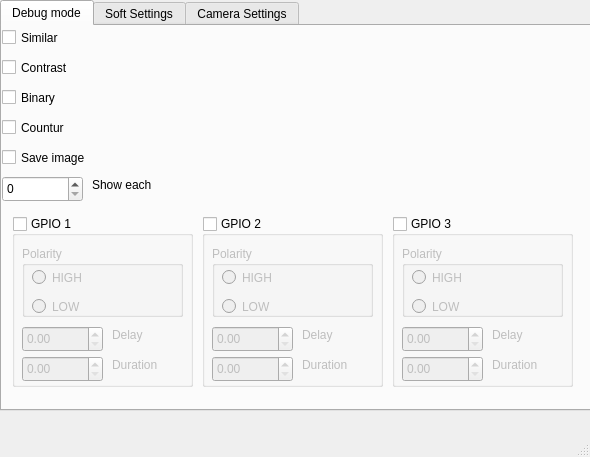
<?xml version="1.0" encoding="UTF-8"?>
<ui version="4.0">
 <class>MainWindow</class>
 <widget class="QMainWindow" name="MainWindow">
  <property name="geometry">
   <rect>
    <x>0</x>
    <y>0</y>
    <width>590</width>
    <height>457</height>
   </rect>
  </property>
  <property name="contextMenuPolicy">
   <enum>Qt::NoContextMenu</enum>
  </property>
  <property name="windowTitle">
   <string>Math</string>
  </property>
  <property name="dockOptions">
   <set>QMainWindow::AllowTabbedDocks|QMainWindow::AnimatedDocks</set>
  </property>
  <widget class="QWidget" name="centralWidget">
   <widget class="QTabWidget" name="tabWidget">
    <property name="geometry">
     <rect>
      <x>0</x>
      <y>0</y>
      <width>591</width>
      <height>411</height>
     </rect>
    </property>
    <property name="currentIndex">
     <number>0</number>
    </property>
    <widget class="QWidget" name="tab_3">
     <attribute name="title">
      <string>Debug mode</string>
     </attribute>
     <widget class="QCheckBox" name="checkBox_4">
      <property name="geometry">
       <rect>
        <x>0</x>
        <y>60</y>
        <width>92</width>
        <height>23</height>
       </rect>
      </property>
      <property name="text">
       <string>Binary</string>
      </property>
     </widget>
     <widget class="QCheckBox" name="checkBox_3">
      <property name="geometry">
       <rect>
        <x>0</x>
        <y>30</y>
        <width>92</width>
        <height>23</height>
       </rect>
      </property>
      <property name="text">
       <string>Contrast</string>
      </property>
     </widget>
     <widget class="QCheckBox" name="checkBox_2">
      <property name="geometry">
       <rect>
        <x>0</x>
        <y>0</y>
        <width>92</width>
        <height>23</height>
       </rect>
      </property>
      <property name="text">
       <string>Similar</string>
      </property>
     </widget>
     <widget class="QLabel" name="label_2">
      <property name="geometry">
       <rect>
        <x>90</x>
        <y>150</y>
        <width>81</width>
        <height>17</height>
       </rect>
      </property>
      <property name="text">
       <string>Show each</string>
      </property>
     </widget>
     <widget class="QSpinBox" name="spinBox_9">
      <property name="geometry">
       <rect>
        <x>0</x>
        <y>150</y>
        <width>81</width>
        <height>26</height>
       </rect>
      </property>
      <property name="maximum">
       <number>10</number>
      </property>
      <property name="value">
       <number>0</number>
      </property>
     </widget>
     <widget class="QCheckBox" name="checkBox_10">
      <property name="geometry">
       <rect>
        <x>0</x>
        <y>120</y>
        <width>121</width>
        <height>23</height>
       </rect>
      </property>
      <property name="text">
       <string>Save image</string>
      </property>
     </widget>
     <widget class="QCheckBox" name="checkBox">
      <property name="geometry">
       <rect>
        <x>0</x>
        <y>90</y>
        <width>92</width>
        <height>23</height>
       </rect>
      </property>
      <property name="text">
       <string>Countur</string>
      </property>
     </widget>
     <widget class="QGroupBox" name="groupBox">
      <property name="geometry">
       <rect>
        <x>10</x>
        <y>190</y>
        <width>181</width>
        <height>171</height>
       </rect>
      </property>
      <property name="title">
       <string>GPIO 1</string>
      </property>
      <property name="flat">
       <bool>false</bool>
      </property>
      <property name="checkable">
       <bool>true</bool>
      </property>
      <property name="checked">
       <bool>false</bool>
      </property>
      <widget class="QGroupBox" name="groupBox_2">
       <property name="geometry">
        <rect>
         <x>10</x>
         <y>30</y>
         <width>161</width>
         <height>71</height>
        </rect>
       </property>
       <property name="title">
        <string>Polarity</string>
       </property>
       <widget class="QRadioButton" name="radioButton">
        <property name="geometry">
         <rect>
          <x>10</x>
          <y>20</y>
          <width>112</width>
          <height>23</height>
         </rect>
        </property>
        <property name="text">
         <string>HIGH</string>
        </property>
       </widget>
       <widget class="QRadioButton" name="radioButton_3">
        <property name="geometry">
         <rect>
          <x>10</x>
          <y>50</y>
          <width>111</width>
          <height>21</height>
         </rect>
        </property>
        <property name="text">
         <string>LOW</string>
        </property>
       </widget>
      </widget>
      <widget class="QDoubleSpinBox" name="doubleSpinBox_6">
       <property name="geometry">
        <rect>
         <x>10</x>
         <y>110</y>
         <width>81</width>
         <height>26</height>
        </rect>
       </property>
      </widget>
      <widget class="QLabel" name="label_4">
       <property name="geometry">
        <rect>
         <x>100</x>
         <y>110</y>
         <width>67</width>
         <height>17</height>
        </rect>
       </property>
       <property name="text">
        <string>Delay</string>
       </property>
      </widget>
      <widget class="QDoubleSpinBox" name="doubleSpinBox_8">
       <property name="geometry">
        <rect>
         <x>10</x>
         <y>140</y>
         <width>81</width>
         <height>26</height>
        </rect>
       </property>
      </widget>
      <widget class="QLabel" name="label_5">
       <property name="geometry">
        <rect>
         <x>100</x>
         <y>140</y>
         <width>67</width>
         <height>17</height>
        </rect>
       </property>
       <property name="text">
        <string>Duration</string>
       </property>
      </widget>
     </widget>
     <widget class="QGroupBox" name="groupBox_3">
      <property name="geometry">
       <rect>
        <x>200</x>
        <y>190</y>
        <width>181</width>
        <height>171</height>
       </rect>
      </property>
      <property name="title">
       <string>GPIO 2</string>
      </property>
      <property name="checkable">
       <bool>true</bool>
      </property>
      <property name="checked">
       <bool>false</bool>
      </property>
      <widget class="QGroupBox" name="groupBox_6">
       <property name="geometry">
        <rect>
         <x>10</x>
         <y>30</y>
         <width>161</width>
         <height>71</height>
        </rect>
       </property>
       <property name="title">
        <string>Polarity</string>
       </property>
       <widget class="QRadioButton" name="radioButton_8">
        <property name="geometry">
         <rect>
          <x>10</x>
          <y>20</y>
          <width>112</width>
          <height>23</height>
         </rect>
        </property>
        <property name="text">
         <string>HIGH</string>
        </property>
       </widget>
       <widget class="QRadioButton" name="radioButton_9">
        <property name="geometry">
         <rect>
          <x>10</x>
          <y>50</y>
          <width>111</width>
          <height>21</height>
         </rect>
        </property>
        <property name="text">
         <string>LOW</string>
        </property>
       </widget>
      </widget>
      <widget class="QDoubleSpinBox" name="doubleSpinBox_13">
       <property name="geometry">
        <rect>
         <x>10</x>
         <y>110</y>
         <width>81</width>
         <height>26</height>
        </rect>
       </property>
      </widget>
      <widget class="QLabel" name="label_16">
       <property name="geometry">
        <rect>
         <x>100</x>
         <y>110</y>
         <width>67</width>
         <height>17</height>
        </rect>
       </property>
       <property name="text">
        <string>Delay</string>
       </property>
      </widget>
      <widget class="QDoubleSpinBox" name="doubleSpinBox_14">
       <property name="geometry">
        <rect>
         <x>10</x>
         <y>140</y>
         <width>81</width>
         <height>26</height>
        </rect>
       </property>
      </widget>
      <widget class="QLabel" name="label_18">
       <property name="geometry">
        <rect>
         <x>100</x>
         <y>140</y>
         <width>67</width>
         <height>17</height>
        </rect>
       </property>
       <property name="text">
        <string>Duration</string>
       </property>
      </widget>
     </widget>
     <widget class="QGroupBox" name="groupBox_7">
      <property name="geometry">
       <rect>
        <x>390</x>
        <y>190</y>
        <width>181</width>
        <height>171</height>
       </rect>
      </property>
      <property name="title">
       <string>GPIO 3</string>
      </property>
      <property name="checkable">
       <bool>true</bool>
      </property>
      <property name="checked">
       <bool>false</bool>
      </property>
      <widget class="QGroupBox" name="groupBox_8">
       <property name="geometry">
        <rect>
         <x>10</x>
         <y>30</y>
         <width>161</width>
         <height>71</height>
        </rect>
       </property>
       <property name="title">
        <string>Polarity</string>
       </property>
       <widget class="QRadioButton" name="radioButton_10">
        <property name="geometry">
         <rect>
          <x>10</x>
          <y>20</y>
          <width>112</width>
          <height>23</height>
         </rect>
        </property>
        <property name="text">
         <string>HIGH</string>
        </property>
       </widget>
       <widget class="QRadioButton" name="radioButton_11">
        <property name="geometry">
         <rect>
          <x>10</x>
          <y>50</y>
          <width>111</width>
          <height>21</height>
         </rect>
        </property>
        <property name="text">
         <string>LOW</string>
        </property>
       </widget>
      </widget>
      <widget class="QDoubleSpinBox" name="doubleSpinBox_15">
       <property name="geometry">
        <rect>
         <x>10</x>
         <y>110</y>
         <width>81</width>
         <height>26</height>
        </rect>
       </property>
      </widget>
      <widget class="QLabel" name="label_19">
       <property name="geometry">
        <rect>
         <x>100</x>
         <y>110</y>
         <width>67</width>
         <height>17</height>
        </rect>
       </property>
       <property name="text">
        <string>Delay</string>
       </property>
      </widget>
      <widget class="QDoubleSpinBox" name="doubleSpinBox_16">
       <property name="geometry">
        <rect>
         <x>10</x>
         <y>140</y>
         <width>81</width>
         <height>26</height>
        </rect>
       </property>
      </widget>
      <widget class="QLabel" name="label_21">
       <property name="geometry">
        <rect>
         <x>100</x>
         <y>140</y>
         <width>67</width>
         <height>17</height>
        </rect>
       </property>
       <property name="text">
        <string>Duration</string>
       </property>
      </widget>
     </widget>
    </widget>
    <widget class="QWidget" name="tab_2">
     <attribute name="title">
      <string>Soft Settings</string>
     </attribute>
     <widget class="QLabel" name="label_20">
      <property name="geometry">
       <rect>
        <x>130</x>
        <y>0</y>
        <width>171</width>
        <height>21</height>
       </rect>
      </property>
      <property name="text">
       <string>ShablonDl </string>
      </property>
     </widget>
     <widget class="QLabel" name="label_104">
      <property name="geometry">
       <rect>
        <x>130</x>
        <y>30</y>
        <width>161</width>
        <height>21</height>
       </rect>
      </property>
      <property name="text">
       <string>Shablon Squere</string>
      </property>
     </widget>
     <widget class="QLabel" name="label_106">
      <property name="geometry">
       <rect>
        <x>130</x>
        <y>60</y>
        <width>201</width>
        <height>21</height>
       </rect>
      </property>
      <property name="text">
       <string>Maximum distance</string>
      </property>
     </widget>
     <widget class="QLabel" name="label_109">
      <property name="geometry">
       <rect>
        <x>130</x>
        <y>90</y>
        <width>141</width>
        <height>21</height>
       </rect>
      </property>
      <property name="text">
       <string>Minimum distance 1</string>
      </property>
     </widget>
     <widget class="QLabel" name="label_113">
      <property name="geometry">
       <rect>
        <x>130</x>
        <y>150</y>
        <width>111</width>
        <height>21</height>
       </rect>
      </property>
      <property name="text">
       <string>Length</string>
      </property>
     </widget>
     <widget class="QLabel" name="label_116">
      <property name="geometry">
       <rect>
        <x>130</x>
        <y>180</y>
        <width>171</width>
        <height>21</height>
       </rect>
      </property>
      <property name="text">
       <string>Lengths of the contours</string>
      </property>
     </widget>
     <widget class="QDoubleSpinBox" name="doubleSpinBox">
      <property name="geometry">
       <rect>
        <x>0</x>
        <y>0</y>
        <width>121</width>
        <height>26</height>
       </rect>
      </property>
      <property name="minimum">
       <double>0.000000000000000</double>
      </property>
      <property name="maximum">
       <double>5000.000000000000000</double>
      </property>
      <property name="singleStep">
       <double>0.010000000000000</double>
      </property>
      <property name="value">
       <double>700.000000000000000</double>
      </property>
     </widget>
     <widget class="QDoubleSpinBox" name="doubleSpinBox_2">
      <property name="geometry">
       <rect>
        <x>0</x>
        <y>30</y>
        <width>121</width>
        <height>26</height>
       </rect>
      </property>
      <property name="decimals">
       <number>3</number>
      </property>
      <property name="maximum">
       <double>300000.000000000000000</double>
      </property>
      <property name="singleStep">
       <double>0.010000000000000</double>
      </property>
      <property name="value">
       <double>90000.000000000000000</double>
      </property>
     </widget>
     <widget class="QDoubleSpinBox" name="doubleSpinBox_3">
      <property name="geometry">
       <rect>
        <x>0</x>
        <y>60</y>
        <width>121</width>
        <height>26</height>
       </rect>
      </property>
      <property name="decimals">
       <number>3</number>
      </property>
      <property name="maximum">
       <double>1000.000000000000000</double>
      </property>
      <property name="singleStep">
       <double>0.010000000000000</double>
      </property>
      <property name="value">
       <double>6.000000000000000</double>
      </property>
     </widget>
     <widget class="QDoubleSpinBox" name="doubleSpinBox_4">
      <property name="geometry">
       <rect>
        <x>0</x>
        <y>90</y>
        <width>121</width>
        <height>26</height>
       </rect>
      </property>
      <property name="decimals">
       <number>3</number>
      </property>
      <property name="minimum">
       <double>-1000.000000000000000</double>
      </property>
      <property name="maximum">
       <double>0.000000000000000</double>
      </property>
      <property name="singleStep">
       <double>0.010000000000000</double>
      </property>
      <property name="value">
       <double>-5.000000000000000</double>
      </property>
     </widget>
     <widget class="QDoubleSpinBox" name="doubleSpinBox_5">
      <property name="geometry">
       <rect>
        <x>0</x>
        <y>120</y>
        <width>121</width>
        <height>26</height>
       </rect>
      </property>
      <property name="minimum">
       <double>-1000.000000000000000</double>
      </property>
      <property name="maximum">
       <double>0.000000000000000</double>
      </property>
      <property name="singleStep">
       <double>0.010000000000000</double>
      </property>
      <property name="value">
       <double>-9.000000000000000</double>
      </property>
     </widget>
     <widget class="QDoubleSpinBox" name="doubleSpinBox_7">
      <property name="geometry">
       <rect>
        <x>0</x>
        <y>180</y>
        <width>121</width>
        <height>26</height>
       </rect>
      </property>
      <property name="maximum">
       <double>10.000000000000000</double>
      </property>
      <property name="singleStep">
       <double>0.010000000000000</double>
      </property>
      <property name="value">
       <double>1.420000000000000</double>
      </property>
     </widget>
     <widget class="QLabel" name="label_110">
      <property name="geometry">
       <rect>
        <x>130</x>
        <y>120</y>
        <width>141</width>
        <height>21</height>
       </rect>
      </property>
      <property name="text">
       <string>Minimum distance 2</string>
      </property>
     </widget>
     <widget class="QSpinBox" name="spinBox_12">
      <property name="geometry">
       <rect>
        <x>0</x>
        <y>150</y>
        <width>121</width>
        <height>26</height>
       </rect>
      </property>
      <property name="maximum">
       <number>1000</number>
      </property>
      <property name="value">
       <number>100</number>
      </property>
     </widget>
    </widget>
    <widget class="QWidget" name="tab">
     <attribute name="title">
      <string>Camera Settings</string>
     </attribute>
     <widget class="QSpinBox" name="spinBox_11">
      <property name="geometry">
       <rect>
        <x>0</x>
        <y>270</y>
        <width>81</width>
        <height>26</height>
       </rect>
      </property>
      <property name="maximum">
       <number>1023</number>
      </property>
     </widget>
     <widget class="QLabel" name="label">
      <property name="geometry">
       <rect>
        <x>90</x>
        <y>0</y>
        <width>111</width>
        <height>21</height>
       </rect>
      </property>
      <property name="text">
       <string>Brightness [%]</string>
      </property>
     </widget>
     <widget class="QLabel" name="label_9">
      <property name="geometry">
       <rect>
        <x>90</x>
        <y>120</y>
        <width>101</width>
        <height>20</height>
       </rect>
      </property>
      <property name="text">
       <string>Saturation [%]</string>
      </property>
     </widget>
     <widget class="QLabel" name="label_3">
      <property name="geometry">
       <rect>
        <x>90</x>
        <y>30</y>
        <width>101</width>
        <height>17</height>
       </rect>
      </property>
      <property name="text">
       <string>Exposure [EV]</string>
      </property>
     </widget>
     <widget class="QSpinBox" name="spinBox_3">
      <property name="geometry">
       <rect>
        <x>0</x>
        <y>60</y>
        <width>81</width>
        <height>26</height>
       </rect>
      </property>
      <property name="maximum">
       <number>4000</number>
      </property>
      <property name="value">
       <number>1024</number>
      </property>
     </widget>
     <widget class="QLabel" name="label_11">
      <property name="geometry">
       <rect>
        <x>90</x>
        <y>210</y>
        <width>67</width>
        <height>17</height>
       </rect>
      </property>
      <property name="text">
       <string>Gain [dB]</string>
      </property>
     </widget>
     <widget class="QLabel" name="label_13">
      <property name="geometry">
       <rect>
        <x>90</x>
        <y>180</y>
        <width>91</width>
        <height>21</height>
       </rect>
      </property>
      <property name="text">
       <string>Shutter [ms]</string>
      </property>
     </widget>
     <widget class="QLabel" name="label_22">
      <property name="geometry">
       <rect>
        <x>90</x>
        <y>270</y>
        <width>67</width>
        <height>17</height>
       </rect>
      </property>
      <property name="text">
       <string>W.B. Blue</string>
      </property>
     </widget>
     <widget class="QSpinBox" name="spinBox">
      <property name="geometry">
       <rect>
        <x>0</x>
        <y>0</y>
        <width>81</width>
        <height>26</height>
       </rect>
      </property>
      <property name="maximum">
       <number>16016</number>
      </property>
      <property name="value">
       <number>4785</number>
      </property>
     </widget>
     <widget class="QSpinBox" name="spinBox_5">
      <property name="geometry">
       <rect>
        <x>0</x>
        <y>120</y>
        <width>81</width>
        <height>26</height>
       </rect>
      </property>
      <property name="maximum">
       <number>300</number>
      </property>
      <property name="value">
       <number>100</number>
      </property>
     </widget>
     <widget class="QLabel" name="label_7">
      <property name="geometry">
       <rect>
        <x>90</x>
        <y>90</y>
        <width>67</width>
        <height>17</height>
       </rect>
      </property>
      <property name="text">
       <string>Hue [deg]</string>
      </property>
     </widget>
     <widget class="QLabel" name="label_6">
      <property name="geometry">
       <rect>
        <x>90</x>
        <y>60</y>
        <width>81</width>
        <height>17</height>
       </rect>
      </property>
      <property name="text">
       <string>Sharpness</string>
      </property>
     </widget>
     <widget class="QSpinBox" name="spinBox_7">
      <property name="geometry">
       <rect>
        <x>0</x>
        <y>180</y>
        <width>81</width>
        <height>26</height>
       </rect>
      </property>
      <property name="minimum">
       <number>16</number>
      </property>
      <property name="maximum">
       <number>7997</number>
      </property>
      <property name="value">
       <number>251</number>
      </property>
     </widget>
     <widget class="QSpinBox" name="spinBox_2">
      <property name="geometry">
       <rect>
        <x>0</x>
        <y>30</y>
        <width>81</width>
        <height>26</height>
       </rect>
      </property>
      <property name="minimum">
       <number>-8000</number>
      </property>
      <property name="maximum">
       <number>3000</number>
      </property>
      <property name="value">
       <number>1077</number>
      </property>
     </widget>
     <widget class="QLabel" name="label_14">
      <property name="geometry">
       <rect>
        <x>90</x>
        <y>150</y>
        <width>67</width>
        <height>17</height>
       </rect>
      </property>
      <property name="text">
       <string>Gamma</string>
      </property>
     </widget>
     <widget class="QSpinBox" name="spinBox_10">
      <property name="geometry">
       <rect>
        <x>0</x>
        <y>240</y>
        <width>81</width>
        <height>26</height>
       </rect>
      </property>
      <property name="maximum">
       <number>1023</number>
      </property>
     </widget>
     <widget class="QSpinBox" name="spinBox_8">
      <property name="geometry">
       <rect>
        <x>0</x>
        <y>210</y>
        <width>81</width>
        <height>26</height>
       </rect>
      </property>
      <property name="maximum">
       <number>24014</number>
      </property>
      <property name="value">
       <number>13184</number>
      </property>
     </widget>
     <widget class="QSpinBox" name="spinBox_4">
      <property name="geometry">
       <rect>
        <x>0</x>
        <y>90</y>
        <width>81</width>
        <height>26</height>
       </rect>
      </property>
      <property name="minimum">
       <number>-180</number>
      </property>
      <property name="maximum">
       <number>180</number>
      </property>
     </widget>
     <widget class="QLabel" name="label_17">
      <property name="geometry">
       <rect>
        <x>90</x>
        <y>240</y>
        <width>67</width>
        <height>17</height>
       </rect>
      </property>
      <property name="text">
       <string>W.B. Red</string>
      </property>
     </widget>
     <widget class="QSpinBox" name="spinBox_6">
      <property name="geometry">
       <rect>
        <x>0</x>
        <y>150</y>
        <width>81</width>
        <height>26</height>
       </rect>
      </property>
      <property name="minimum">
       <number>1</number>
      </property>
      <property name="maximum">
       <number>4000</number>
      </property>
      <property name="value">
       <number>1</number>
      </property>
     </widget>
    </widget>
   </widget>
  </widget>
  <widget class="QMenuBar" name="menuBar">
   <property name="geometry">
    <rect>
     <x>0</x>
     <y>0</y>
     <width>590</width>
     <height>22</height>
    </rect>
   </property>
  </widget>
  <widget class="QStatusBar" name="statusBar"/>
 </widget>
 <layoutdefault spacing="6" margin="11"/>
 <resources/>
 <connections/>
</ui>
